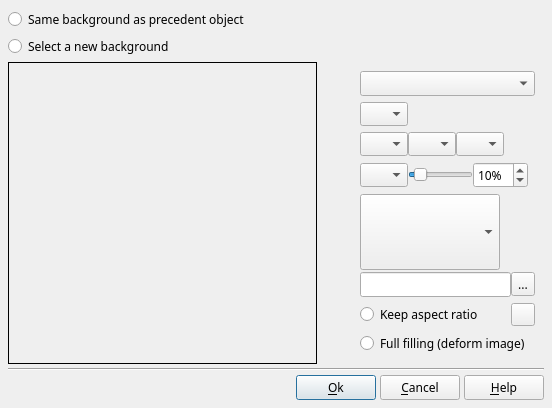
<?xml version="1.0" encoding="UTF-8"?>
<ui version="4.0">
 <class>DlgBackgroundProperties</class>
 <widget class="QDialog" name="DlgBackgroundProperties">
  <property name="geometry">
   <rect>
    <x>0</x>
    <y>0</y>
    <width>552</width>
    <height>408</height>
   </rect>
  </property>
  <property name="minimumSize">
   <size>
    <width>500</width>
    <height>300</height>
   </size>
  </property>
  <property name="font">
   <font>
    <family>Sans Serif</family>
    <pointsize>9</pointsize>
   </font>
  </property>
  <property name="windowTitle">
   <string>Background properties</string>
  </property>
  <layout class="QVBoxLayout" name="verticalLayout">
   <property name="spacing">
    <number>4</number>
   </property>
   <property name="margin">
    <number>8</number>
   </property>
   <item>
    <widget class="QRadioButton" name="SameBackgroundRD">
     <property name="sizePolicy">
      <sizepolicy hsizetype="Preferred" vsizetype="Fixed">
       <horstretch>0</horstretch>
       <verstretch>0</verstretch>
      </sizepolicy>
     </property>
     <property name="text">
      <string>Same background as precedent object</string>
     </property>
    </widget>
   </item>
   <item>
    <widget class="QRadioButton" name="NewBackgroundRD">
     <property name="sizePolicy">
      <sizepolicy hsizetype="Preferred" vsizetype="Fixed">
       <horstretch>0</horstretch>
       <verstretch>0</verstretch>
      </sizepolicy>
     </property>
     <property name="text">
      <string>Select a new background</string>
     </property>
    </widget>
   </item>
   <item>
    <widget class="QWidget" name="widget" native="true">
     <layout class="QHBoxLayout" name="horizontalLayout_7">
      <property name="spacing">
       <number>4</number>
      </property>
      <property name="margin">
       <number>0</number>
      </property>
      <item>
       <widget class="QLabel" name="Preview">
        <property name="sizePolicy">
         <sizepolicy hsizetype="Expanding" vsizetype="Expanding">
          <horstretch>0</horstretch>
          <verstretch>0</verstretch>
         </sizepolicy>
        </property>
        <property name="frameShape">
         <enum>QFrame::Box</enum>
        </property>
        <property name="text">
         <string notr="true"/>
        </property>
       </widget>
      </item>
      <item>
       <widget class="QWidget" name="scrollArea" native="true">
        <layout class="QGridLayout" name="gridLayout_2">
         <item row="0" column="0">
          <widget class="QLabel" name="BrushTypeLabel">
           <property name="text">
            <string notr="true"/>
           </property>
           <property name="pixmap">
            <pixmap>img/color_fill.png</pixmap>
           </property>
           <property name="alignment">
            <set>Qt::AlignRight|Qt::AlignTrailing|Qt::AlignVCenter</set>
           </property>
          </widget>
         </item>
         <item row="3" column="1">
          <layout class="QHBoxLayout" name="horizontalLayout_3">
           <property name="spacing">
            <number>0</number>
           </property>
           <property name="margin">
            <number>0</number>
           </property>
           <item>
            <widget class="cGradientOrientationComboBox" name="OrientationCombo">
             <property name="sizePolicy">
              <sizepolicy hsizetype="Fixed" vsizetype="Fixed">
               <horstretch>0</horstretch>
               <verstretch>0</verstretch>
              </sizepolicy>
             </property>
             <property name="minimumSize">
              <size>
               <width>48</width>
               <height>24</height>
              </size>
             </property>
             <property name="maximumSize">
              <size>
               <width>48</width>
               <height>24</height>
              </size>
             </property>
             <property name="iconSize">
              <size>
               <width>64</width>
               <height>16</height>
              </size>
             </property>
            </widget>
           </item>
           <item>
            <widget class="QSlider" name="IntermPosSlider">
             <property name="sizePolicy">
              <sizepolicy hsizetype="Fixed" vsizetype="Fixed">
               <horstretch>0</horstretch>
               <verstretch>0</verstretch>
              </sizepolicy>
             </property>
             <property name="minimumSize">
              <size>
               <width>65</width>
               <height>0</height>
              </size>
             </property>
             <property name="maximumSize">
              <size>
               <width>65</width>
               <height>16777215</height>
              </size>
             </property>
             <property name="minimum">
              <number>1</number>
             </property>
             <property name="value">
              <number>10</number>
             </property>
             <property name="orientation">
              <enum>Qt::Horizontal</enum>
             </property>
            </widget>
           </item>
           <item>
            <widget class="QSpinBox" name="IntermPosED">
             <property name="sizePolicy">
              <sizepolicy hsizetype="Fixed" vsizetype="Fixed">
               <horstretch>0</horstretch>
               <verstretch>0</verstretch>
              </sizepolicy>
             </property>
             <property name="minimumSize">
              <size>
               <width>55</width>
               <height>0</height>
              </size>
             </property>
             <property name="maximumSize">
              <size>
               <width>55</width>
               <height>16777215</height>
              </size>
             </property>
             <property name="suffix">
              <string notr="true">%</string>
             </property>
             <property name="minimum">
              <number>1</number>
             </property>
             <property name="value">
              <number>10</number>
             </property>
            </widget>
           </item>
           <item>
            <widget class="QLabel" name="OrientationSpacer">
             <property name="sizePolicy">
              <sizepolicy hsizetype="Minimum" vsizetype="Preferred">
               <horstretch>0</horstretch>
               <verstretch>0</verstretch>
              </sizepolicy>
             </property>
             <property name="text">
              <string notr="true"/>
             </property>
            </widget>
           </item>
          </layout>
         </item>
         <item row="7" column="1">
          <widget class="QRadioButton" name="FullFillRB">
           <property name="sizePolicy">
            <sizepolicy hsizetype="Minimum" vsizetype="Fixed">
             <horstretch>0</horstretch>
             <verstretch>0</verstretch>
            </sizepolicy>
           </property>
           <property name="text">
            <string>Full filling (deform image)</string>
           </property>
          </widget>
         </item>
         <item row="2" column="0">
          <widget class="QLabel" name="FirstColorLabel">
           <property name="text">
            <string notr="true"/>
           </property>
           <property name="pixmap">
            <pixmap>img/color.png</pixmap>
           </property>
           <property name="alignment">
            <set>Qt::AlignRight|Qt::AlignTrailing|Qt::AlignVCenter</set>
           </property>
          </widget>
         </item>
         <item row="0" column="1">
          <widget class="QComboBox" name="BrushTypeCombo"/>
         </item>
         <item row="6" column="1">
          <layout class="QHBoxLayout" name="horizontalLayout_8">
           <property name="spacing">
            <number>2</number>
           </property>
           <property name="margin">
            <number>0</number>
           </property>
           <item>
            <widget class="QRadioButton" name="KeepRatioRB">
             <property name="sizePolicy">
              <sizepolicy hsizetype="Minimum" vsizetype="Fixed">
               <horstretch>0</horstretch>
               <verstretch>0</verstretch>
              </sizepolicy>
             </property>
             <property name="text">
              <string>Keep aspect ratio</string>
             </property>
            </widget>
           </item>
           <item>
            <widget class="QToolButton" name="ImageEditCorrectBT">
             <property name="text">
              <string notr="true"/>
             </property>
             <property name="icon">
              <iconset>
               <normaloff>img/EditImage.png</normaloff>img/EditImage.png</iconset>
             </property>
            </widget>
           </item>
          </layout>
         </item>
         <item row="1" column="1">
          <layout class="QHBoxLayout" name="horizontalLayout">
           <property name="spacing">
            <number>0</number>
           </property>
           <property name="margin">
            <number>0</number>
           </property>
           <item>
            <widget class="cCustomBrushComboBox" name="PatternBrushCombo">
             <property name="sizePolicy">
              <sizepolicy hsizetype="Fixed" vsizetype="Fixed">
               <horstretch>0</horstretch>
               <verstretch>0</verstretch>
              </sizepolicy>
             </property>
             <property name="minimumSize">
              <size>
               <width>48</width>
               <height>24</height>
              </size>
             </property>
             <property name="maximumSize">
              <size>
               <width>48</width>
               <height>24</height>
              </size>
             </property>
             <property name="editable">
              <bool>false</bool>
             </property>
             <property name="iconSize">
              <size>
               <width>64</width>
               <height>16</height>
              </size>
             </property>
            </widget>
           </item>
           <item>
            <widget class="QLabel" name="PatternSpacer">
             <property name="sizePolicy">
              <sizepolicy hsizetype="Preferred" vsizetype="Preferred">
               <horstretch>0</horstretch>
               <verstretch>0</verstretch>
              </sizepolicy>
             </property>
             <property name="text">
              <string/>
             </property>
            </widget>
           </item>
          </layout>
         </item>
         <item row="4" column="1">
          <layout class="QHBoxLayout" name="horizontalLayout_5">
           <property name="spacing">
            <number>0</number>
           </property>
           <property name="margin">
            <number>0</number>
           </property>
           <item>
            <widget class="cBackgroundComboBox" name="BackgroundCombo">
             <property name="minimumSize">
              <size>
               <width>140</width>
               <height>76</height>
              </size>
             </property>
             <property name="maximumSize">
              <size>
               <width>140</width>
               <height>76</height>
              </size>
             </property>
            </widget>
           </item>
           <item>
            <widget class="QLabel" name="BackgroundComboSpacer">
             <property name="sizePolicy">
              <sizepolicy hsizetype="Preferred" vsizetype="Preferred">
               <horstretch>0</horstretch>
               <verstretch>0</verstretch>
              </sizepolicy>
             </property>
             <property name="text">
              <string notr="true"/>
             </property>
            </widget>
           </item>
          </layout>
         </item>
         <item row="2" column="1">
          <layout class="QHBoxLayout" name="horizontalLayout_6">
           <property name="spacing">
            <number>0</number>
           </property>
           <property name="margin">
            <number>0</number>
           </property>
           <item>
            <widget class="cCustomColorComboBox" name="FirstColorCombo">
             <property name="sizePolicy">
              <sizepolicy hsizetype="Fixed" vsizetype="Fixed">
               <horstretch>0</horstretch>
               <verstretch>0</verstretch>
              </sizepolicy>
             </property>
             <property name="minimumSize">
              <size>
               <width>48</width>
               <height>24</height>
              </size>
             </property>
             <property name="maximumSize">
              <size>
               <width>48</width>
               <height>24</height>
              </size>
             </property>
            </widget>
           </item>
           <item>
            <widget class="cCustomColorComboBox" name="IntermColorCombo">
             <property name="sizePolicy">
              <sizepolicy hsizetype="Fixed" vsizetype="Fixed">
               <horstretch>0</horstretch>
               <verstretch>0</verstretch>
              </sizepolicy>
             </property>
             <property name="minimumSize">
              <size>
               <width>48</width>
               <height>24</height>
              </size>
             </property>
             <property name="maximumSize">
              <size>
               <width>48</width>
               <height>24</height>
              </size>
             </property>
            </widget>
           </item>
           <item>
            <widget class="cCustomColorComboBox" name="FinalColorCombo">
             <property name="sizePolicy">
              <sizepolicy hsizetype="Fixed" vsizetype="Fixed">
               <horstretch>0</horstretch>
               <verstretch>0</verstretch>
              </sizepolicy>
             </property>
             <property name="minimumSize">
              <size>
               <width>48</width>
               <height>24</height>
              </size>
             </property>
             <property name="maximumSize">
              <size>
               <width>48</width>
               <height>24</height>
              </size>
             </property>
            </widget>
           </item>
           <item>
            <widget class="QLabel" name="FirstColorSpacer">
             <property name="sizePolicy">
              <sizepolicy hsizetype="Preferred" vsizetype="Preferred">
               <horstretch>0</horstretch>
               <verstretch>0</verstretch>
              </sizepolicy>
             </property>
             <property name="text">
              <string notr="true"/>
             </property>
            </widget>
           </item>
          </layout>
         </item>
         <item row="5" column="1">
          <layout class="QHBoxLayout" name="horizontalLayout_4">
           <property name="spacing">
            <number>0</number>
           </property>
           <property name="margin">
            <number>0</number>
           </property>
           <item>
            <widget class="QLineEdit" name="ImageFileED">
             <property name="sizePolicy">
              <sizepolicy hsizetype="Preferred" vsizetype="Fixed">
               <horstretch>0</horstretch>
               <verstretch>0</verstretch>
              </sizepolicy>
             </property>
             <property name="text">
              <string notr="true"/>
             </property>
             <property name="readOnly">
              <bool>true</bool>
             </property>
            </widget>
           </item>
           <item>
            <widget class="QToolButton" name="ImageFileBT">
             <property name="text">
              <string notr="true">...</string>
             </property>
             <property name="icon">
              <iconset>
               <normaloff>img/FolderOpen.png</normaloff>img/FolderOpen.png</iconset>
             </property>
            </widget>
           </item>
          </layout>
         </item>
         <item row="4" column="0">
          <layout class="QVBoxLayout" name="verticalLayout_2">
           <property name="spacing">
            <number>0</number>
           </property>
           <property name="margin">
            <number>0</number>
           </property>
           <item>
            <widget class="QLabel" name="ImageLibraryLabel">
             <property name="minimumSize">
              <size>
               <width>24</width>
               <height>24</height>
              </size>
             </property>
             <property name="maximumSize">
              <size>
               <width>24</width>
               <height>24</height>
              </size>
             </property>
             <property name="text">
              <string/>
             </property>
             <property name="pixmap">
              <pixmap>img/object_image.png</pixmap>
             </property>
             <property name="scaledContents">
              <bool>true</bool>
             </property>
             <property name="alignment">
              <set>Qt::AlignRight|Qt::AlignTop|Qt::AlignTrailing</set>
             </property>
            </widget>
           </item>
           <item>
            <widget class="QLabel" name="ImageLibraryLabel2">
             <property name="text">
              <string notr="true"/>
             </property>
            </widget>
           </item>
          </layout>
         </item>
         <item row="5" column="0">
          <widget class="QLabel" name="ImageFileLabel">
           <property name="sizePolicy">
            <sizepolicy hsizetype="Fixed" vsizetype="Fixed">
             <horstretch>0</horstretch>
             <verstretch>0</verstretch>
            </sizepolicy>
           </property>
           <property name="minimumSize">
            <size>
             <width>24</width>
             <height>24</height>
            </size>
           </property>
           <property name="maximumSize">
            <size>
             <width>24</width>
             <height>24</height>
            </size>
           </property>
           <property name="text">
            <string notr="true"/>
           </property>
           <property name="pixmap">
            <pixmap>img/object_image.png</pixmap>
           </property>
           <property name="scaledContents">
            <bool>true</bool>
           </property>
           <property name="alignment">
            <set>Qt::AlignRight|Qt::AlignTrailing|Qt::AlignVCenter</set>
           </property>
          </widget>
         </item>
         <item row="1" column="0">
          <widget class="QLabel" name="PatternLabel">
           <property name="text">
            <string notr="true"/>
           </property>
           <property name="pixmap">
            <pixmap>img/pattern_fill .png</pixmap>
           </property>
           <property name="alignment">
            <set>Qt::AlignRight|Qt::AlignTrailing|Qt::AlignVCenter</set>
           </property>
          </widget>
         </item>
         <item row="3" column="0">
          <widget class="QLabel" name="OrientationLabel">
           <property name="text">
            <string notr="true"/>
           </property>
           <property name="pixmap">
            <pixmap>img/Distance.png</pixmap>
           </property>
           <property name="alignment">
            <set>Qt::AlignRight|Qt::AlignTrailing|Qt::AlignVCenter</set>
           </property>
          </widget>
         </item>
         <item row="8" column="1">
          <spacer name="verticalSpacer">
           <property name="orientation">
            <enum>Qt::Vertical</enum>
           </property>
           <property name="sizeHint" stdset="0">
            <size>
             <width>20</width>
             <height>40</height>
            </size>
           </property>
          </spacer>
         </item>
        </layout>
       </widget>
      </item>
     </layout>
    </widget>
   </item>
   <item>
    <widget class="Line" name="line">
     <property name="sizePolicy">
      <sizepolicy hsizetype="Preferred" vsizetype="Fixed">
       <horstretch>0</horstretch>
       <verstretch>0</verstretch>
      </sizepolicy>
     </property>
     <property name="orientation">
      <enum>Qt::Horizontal</enum>
     </property>
    </widget>
   </item>
   <item>
    <layout class="QHBoxLayout" name="horizontalLayout_2">
     <property name="spacing">
      <number>4</number>
     </property>
     <item>
      <spacer name="horizontalSpacer_2">
       <property name="orientation">
        <enum>Qt::Horizontal</enum>
       </property>
       <property name="sizeHint" stdset="0">
        <size>
         <width>40</width>
         <height>20</height>
        </size>
       </property>
      </spacer>
     </item>
     <item>
      <widget class="QPushButton" name="OKBT">
       <property name="text">
        <string>&amp;Ok</string>
       </property>
       <property name="icon">
        <iconset>
         <normaloff>img/action_ok.png</normaloff>img/action_ok.png</iconset>
       </property>
      </widget>
     </item>
     <item>
      <widget class="QPushButton" name="CloseBT">
       <property name="text">
        <string>&amp;Cancel</string>
       </property>
       <property name="icon">
        <iconset>
         <normaloff>img/action_cancel.png</normaloff>img/action_cancel.png</iconset>
       </property>
      </widget>
     </item>
     <item>
      <widget class="QPushButton" name="HelpBT">
       <property name="text">
        <string>&amp;Help</string>
       </property>
       <property name="icon">
        <iconset>
         <normaloff>img/help.png</normaloff>img/help.png</iconset>
       </property>
       <property name="shortcut">
        <string>F1</string>
       </property>
      </widget>
     </item>
    </layout>
   </item>
  </layout>
 </widget>
 <customwidgets>
  <customwidget>
   <class>cCustomColorComboBox</class>
   <extends>QComboBox</extends>
   <header>cCustomComboBox.h</header>
  </customwidget>
  <customwidget>
   <class>cCustomBrushComboBox</class>
   <extends>QComboBox</extends>
   <header>cCustomComboBox.h</header>
  </customwidget>
  <customwidget>
   <class>cGradientOrientationComboBox</class>
   <extends>QComboBox</extends>
   <header>cCustomComboBox.h</header>
  </customwidget>
  <customwidget>
   <class>cBackgroundComboBox</class>
   <extends>QComboBox</extends>
   <header>cCustomComboBox.h</header>
  </customwidget>
 </customwidgets>
 <resources/>
 <connections/>
</ui>
